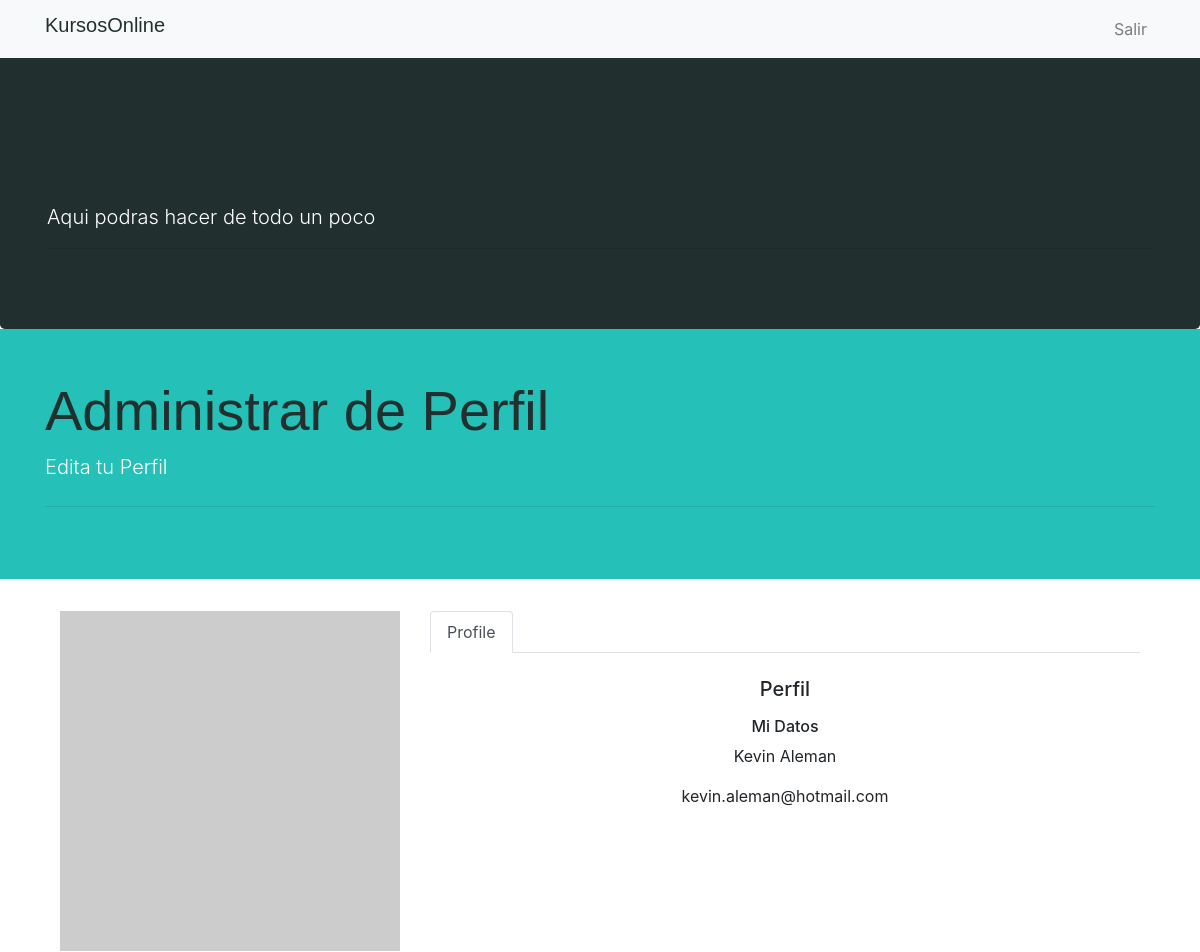
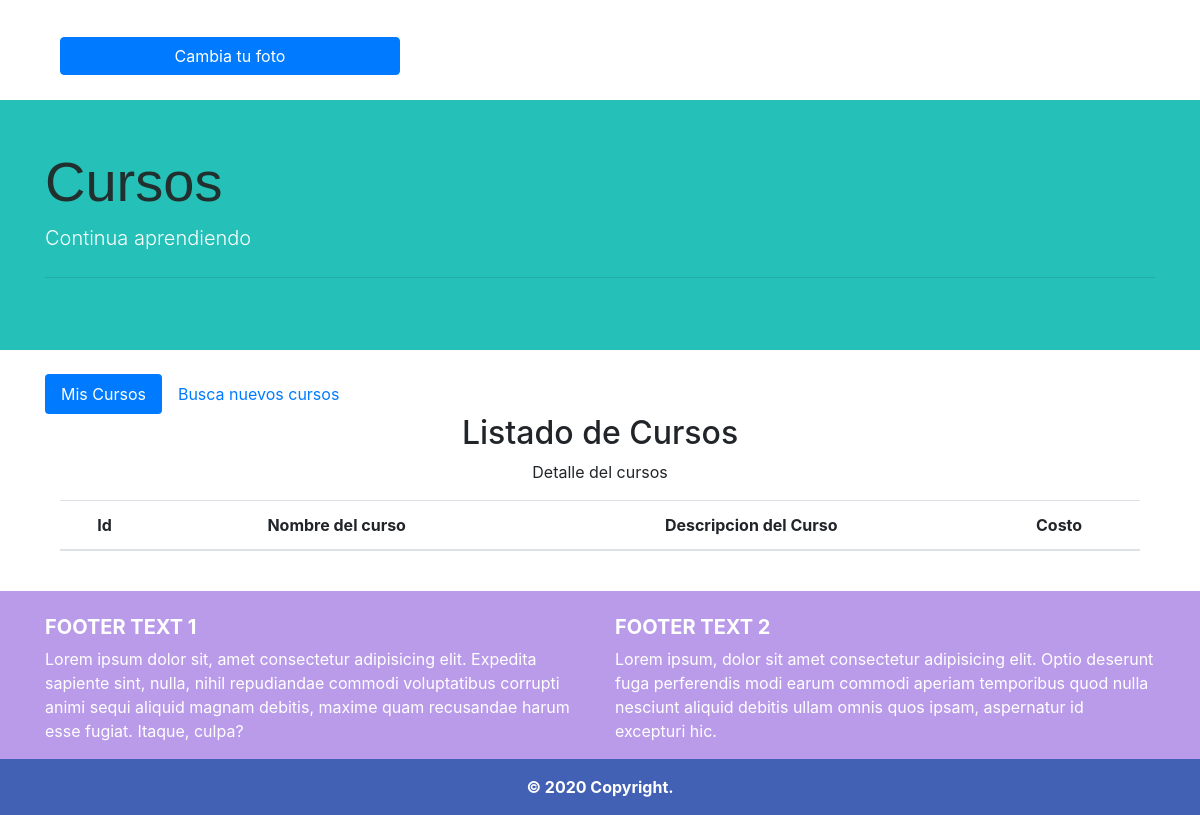
The page /adminEstudiantes/1 on the database its author committed (2 pictures, top to bottom).
### app.py (models this page shows)
class Usuario(db.Model):
    id = db.Column(db.Integer, primary_key=True)
    nombre = db.Column(db.String(200))
    apellido = db.Column(db.String(200))
    correo = db.Column(db.String(200))
    contrasenia = db.Column(db.String(200))
    role = db.Column(db.Integer)

### app.py (the view, shortened to what this page needs)
@app.route('/adminEstudiantes/<id>',methods=['GET'])
def adminEstudiantes(id):
    listaCursos = []
    idEstudiante = id
    usuarioQuery = Usuario.query.filter_by(id=idEstudiante).all()
    cursosQuery = Cursos.query.all()
    cursosCompradosQuery = CursosComprados.query.filter_by(idDuenio=idEstudiante).all()
    return render_template('adminEstudiantes.html',usuario=usuarioQuery, cursos=cursosQuery, cursosComprados=listaCursos)

### templates/adminEstudiantes.html (shortened to what this page needs)
<!DOCTYPE html>
<html lang="en">
    <head>
        <link rel="stylesheet" href="https://maxcdn.bootstrapcdn.com/bootstrap/4.5.2/css/bootstrap.min.css">
        <link rel="stylesheet" href="{{ url_for('static', filename = 'main.css') }}">
    </head>
    <body>
        <nav class="navbar navbar-expand-lg navbar-light bg-light fixed-top">
            <div class="container">
            <a class="navbar-brand" href="#"><h1>KursosOnline</h1></a>
            <div class="collapse navbar-collapse" id="navbarResponsive">
                <ul class="navbar-nav ml-auto">
                    <li class="nav-item">
                        <a class="nav-link" href="/">Salir</a>
                    </li>
                </ul>
            </div>
            </div>
        </nav>
        <header>
            <div class="jumbotron">
                <div class="container">
                    <br>
                    <h1 class="display-2">Administración</h1>
                    <p class="lead">Aqui podras hacer de todo un poco</p>
                    <hr>
                </div>
            </div>
        </header>
        <section class="py-5">
            <div class="container">
                <h1 class="display-4">Administrar de Perfil</h1>
                <p class="lead">Edita tu Perfil</p>
                <hr class="my-4">
            </div>
        </section>
        <div class="container py-4 text-center">
            <div class="container">
                <div class="row my-2">
                    <div class="col-lg-8 order-lg-2">
                        <ul class="nav nav-tabs">
                            <li class="nav-item">
                                <a href="" data-target="#profile" data-toggle="tab" class="nav-link active">Profile</a>
                            </li>
                        </ul>
                        <div class="tab-content py-4">
                            <div class="tab-pane active" id="profile">
                                <h5 class="mb-3">Perfil</h5>
                                <div class="row">
                                    <div class="col-md-12">
                                        <h6>Mi Datos</h6>
                                        <p>{{ usuario[0].nombre }} {{usuario[0].apellido}}</p>
                                        <p>{{ usuario[0].correo }}</p>
                                    </div>
                                </div>
                            </div>
                        </div>
                    </div>
                    <div class="col-lg-4 order-lg-1 text-center">
                        <img src="//placehold.it/500" class="mx-auto img-fluid img-circle d-block" alt="avatar">
                        <label class="custom-file">
                            <span class="btn btn-primary btn-block">Cambia tu foto</span>
                        </label>
                    </div>
                </div>
            </div>
        </div>
        <section class="py-5">
            <div class="container">
                <h1 class="display-4">Cursos</h1>
                <p class="lead">Continua aprendiendo</p>
                <hr class="my-4">
            </div>
        </section>
        <div class="container py-4 text-center">
            <ul class="nav nav-pills">
                <li class="nav-item">
                <a class="nav-link active" data-toggle="pill" href="#misCursos">Mis Cursos</a>
                </li>
                <li class="nav-item">
                <a class="nav-link" data-toggle="pill" href="#busca">Busca nuevos cursos</a>
                </li>
            </ul>
            <div class="tab-content">
                <div class="tab-pane container active" id="misCursos">
                    <h2>Listado de Cursos</h2>
                    <p>Detalle del cursos</p>
                    <table class="table table-hover">
                        <thead>
                        <tr>
                            <th>Id</th>
                            <th>Nombre del curso</th>
                            <th>Descripcion del Curso</th>
                            <th>Costo</th>
                        </tr>
                        </thead>
                    </table>
                </div>
            </div>
        </div>
        <footer class="page-footer font-small teal pt-4">
            <div class="container text-center text-md-left">
                <div class="row">
                    <div class="col-md-6 mt-md-0 mt-3">
                    <h5 class="text-uppercase font-weight-bold">Footer text 1</h5>
                    <p>Lorem ipsum dolor sit, amet consectetur adipisicing elit. Expedita sapiente sint, nulla, nihil
                        repudiandae commodi voluptatibus corrupti animi sequi aliquid magnam debitis, maxime quam recusandae
                        harum esse fugiat. Itaque, culpa?</p>
                    </div>
                    <div class="col-md-6 mb-md-0 mb-3">
                    <h5 class="text-uppercase font-weight-bold">Footer text 2</h5>
                    <p>Lorem ipsum, dolor sit amet consectetur adipisicing elit. Optio deserunt fuga perferendis modi earum
                        commodi aperiam temporibus quod nulla nesciunt aliquid debitis ullam omnis quos ipsam, aspernatur id
                        excepturi hic.</p>
                    </div>
                </div>
            </div>
            <div class="footer-copyright text-center py-3">
                <strong>© 2020 Copyright.</strong>
            </div>
        </footer>
    </body>
</html>

### static/main.css (style rules this page uses)
body { background: white; }
section { background:#25c0b7; color:white; }
footer { background:#b99bea; color:white; }
.footer-copyright { background:#4261b5; color: white ; }
.jumbotron { color: white; background: #21302f; margin-bottom:0; }
h1 { color: #21302f; font-family: sans-serif; font-size: 1em; animation: Kursos 500ms linear infinite; }

### rows shown on the page
Usuario: nombre "Kevin", apellido "Aleman", correo "kevin.aleman@hotmail.com"
